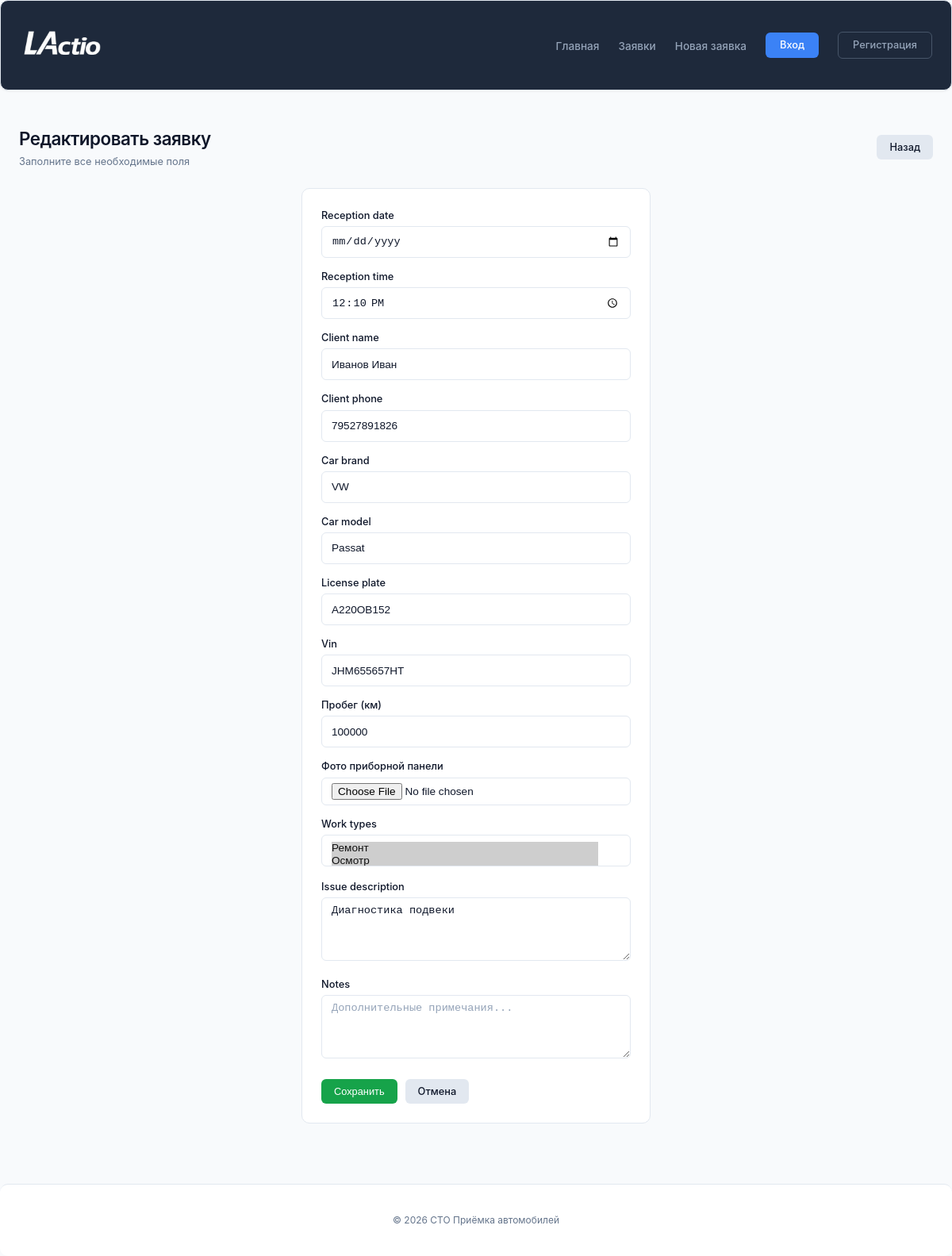
/requests/13/edit/, run on the app's committed database.
### service_reception/models.py (models this page shows, shortened)
class RepairRequest(models.Model):
    STATUS_CHOICES = [
        ('draft', 'Черновик'),
        ('active', 'Активна'),
        ('completed', 'Завершена'),
        ('cancelled', 'Отменена'),
    ]
    request_number = models.CharField(max_length=20, unique=True, editable=False)
    receptionist = models.ForeignKey(User, on_delete=models.CASCADE)
    reception_date = models.DateField()
    reception_time = models.TimeField()
    client_name = models.CharField(max_length=200)
    client_phone = models.CharField(max_length=20)
    car_brand = models.CharField(max_length=100)
    car_model = models.CharField(max_length=100)
    license_plate = models.CharField(max_length=20, blank=True)
    vin = models.CharField(max_length=17, blank=True)
    work_types = models.ManyToManyField('WorkType', blank=True)
    issue_description = models.TextField()
    notes = models.TextField(blank=True)
    dashboard_photo = models.ImageField(
        upload_to='dashboard/',
        blank=True,
        null=True,
        verbose_name='Фото приборной панели'
    )
    mileage = models.IntegerField(
        null=True,
        blank=True,
        verbose_name='Пробег (км)'
    )
    status = models.CharField(max_length=20, choices=STATUS_CHOICES, default='draft')
    started_at = models.DateTimeField(null=True, blank=True, verbose_name="Время начала")
    completed_at = models.DateTimeField(null=True, blank=True, verbose_name="Время завершения")
    time_spent = models.DurationField(null=True, blank=True, verbose_name="Затраченное время")

### service_reception/views.py (the view)
# urls.py: path('requests/<int:pk>/edit/', views.request_update, name='request_update'),
def request_update(request, pk):
    repair_request = get_object_or_404(RepairRequest, pk=pk)
    if request.method == 'POST':
        form = RepairRequestForm(request.POST, request.FILES, instance=repair_request)
        if form.is_valid():
            repair_request = form.save()
            messages.success(request, f'Заявка "{repair_request.request_number}" успешно обновлена!')
            return redirect('service_reception:request_detail', pk=repair_request.pk)
    else:
        form = RepairRequestForm(instance=repair_request)
    return render(request, 'reception/request_form.html', {'form': form, 'title': 'Редактировать заявку'})

### service_reception/models.py (called while the page is built)
    def __str__(self):
        return self.name

### service_reception/templates/reception/request_form.html (shortened to what this page needs)
{% extends 'reception/base.html' %}
{% load static %}
{% block content %}
<div class="page_header">
    <div>
        <div class="title">{{ title }}</div>
        <div class="subtitle">Заполните все необходимые поля</div>
    </div>
    <div class="actions">
        <a href="{% url 'service_reception:request_list' %}" class="btn btn_secondary">Назад</a>
    </div>
</div>
<div class="form_wrapper">
    <div class="form_container">
        <div class="card" style="padding: 24px;">
            <form method="post" enctype="multipart/form-data">
                {% for field in form %}
                <div class="form_field">
                    <label>{{ field.label }}</label>
                    {{ field }}
                </div>
                {% endfor %}
                <div style="display: flex; gap: 10px; margin-top: 20px; flex-wrap: wrap;">
                    <button type="submit" class="btn btn_success">Сохранить</button>
                    <a href="{% url 'service_reception:request_list' %}" class="btn btn_secondary">Отмена</a>
                </div>
            </form>
        </div>
    </div>
</div>
{% endblock %}

### service_reception/static/css/style.css (style rules this page uses)
:root { --primary: #3b82f6; --primary-dark: #2563eb; --primary-light: #93bbfc; --bg: #f1f5f9; --surface: #ffffff; --text: #0f172a; --text-secondary: #64748b; --border: #e2e8f0; --shadow: 0 1px 3px rgba(0,0,0,0.06), 0 1px 2px rgba(0,0,0,0.04); --shadow-hover: 0 10px 30px rgba(0,0,0,0.08); --radius: 12px; --radius-sm: 8px; --transition: all 0.2s cubic-bezier(0.4, 0, 0.2, 1); }
* { box-sizing: border-box; margin: 0; padding: 0; }
body { background: var(--bg); font-family: 'Inter', -apple-system, BlinkMacSystemFont, 'Segoe UI', Roboto, sans-serif; color: var(--text); line-height: 1.5; }
.btn { padding: 8px 18px; border-radius: var(--radius-sm); border: none; font-size: 0.8rem; font-weight: 600; cursor: pointer; text-decoration: none; display: inline-flex; align-items: center; gap: 6px; transition: var(--transition); }
.btn_success { background: #10b981; color: white; }
.btn_secondary { background: var(--border); color: var(--text); }
.page_header { display: flex; justify-content: space-between; align-items: flex-start; margin-bottom: 24px; flex-wrap: wrap; gap: 12px; }
.page_header .title { font-size: 1.6rem; font-weight: 700; color: var(--text); letter-spacing: -0.5px; }
.page_header .subtitle { font-size: 0.8rem; color: var(--text-secondary); margin-top: 4px; display: flex; align-items: center; gap: 12px; flex-wrap: wrap; }
.page_header .actions { display: flex; gap: 8px; flex-wrap: wrap; }
.form_field { margin-bottom: 14px; }
.form_field label { display: block; font-size: 0.75rem; font-weight: 500; color: var(--text); margin-bottom: 4px; }
.form_field input, .form_field select, .form_field textarea { width: 100%; padding: 8px 12px; border: 1px solid var(--border); border-radius: var(--radius-sm); font-size: 0.85rem; background: var(--surface); transition: var(--transition); }
html, body { height: 100%; margin: 0; }
:root { --primary: #2563eb; --primary-dark: #1d4ed8; --bg: #f8fafc; --surface: #ffffff; --text: #0f172a; --text-secondary: #64748b; --border: #e2e8f0; --radius: 10px; --radius-sm: 6px; --shadow: 0 1px 3px rgba(0,0,0,0.06); }
body { background: var(--bg); font-family: -apple-system, BlinkMacSystemFont, 'Segoe UI', Roboto, sans-serif; color: var(--text); line-height: 1.5; }
.btn { padding: 6px 16px; border-radius: var(--radius-sm); border: none; font-size: 0.8rem; font-weight: 500; cursor: pointer; text-decoration: none; display: inline-block; transition: 0.2s; }
.btn_success { background: #16a34a; color: white; }
.page_header { display: flex; justify-content: space-between; align-items: center; margin-bottom: 24px; flex-wrap: wrap; gap: 12px; }
.page_header .title { font-size: 1.4rem; font-weight: 600; color: var(--text); }
.page_header .subtitle { font-size: 0.8rem; color: var(--text-secondary); margin-top: 2px; }
.page_header .actions { display: flex; gap: 8px; }
.card { background: var(--surface); border-radius: var(--radius); padding: 16px 20px; border: 1px solid var(--border); margin-bottom: 16px; }
.form_wrapper { display: flex; justify-content: center; min-height: 60vh; align-items: center; }
.form_container { max-width: 440px; width: 100%; }
.form_field label { display: block; font-size: 0.8rem; font-weight: 500; margin-bottom: 4px; }
.form_field input, .form_field select, .form_field textarea { width: 100%; padding: 8px 12px; border: 1px solid var(--border); border-radius: var(--radius-sm); font-size: 0.85rem; background: var(--surface); }
.form-control { padding: 8px 14px; border: 1px solid var(--border); border-radius: 10px; font-size: 0.85rem; background: var(--surface); transition: 0.2s; width: 100%; height: 40px; color: var(--text); }
.form-control::placeholder { color: #94a3b8; }
select.form-control { appearance: none; background-repeat: no-repeat; background-position: right 14px center; padding-right: 40px; cursor: pointer; }
textarea.form-control { height: auto; min-height: 80px; resize: vertical; }
input[type="date"].form-control { min-width: 150px; }
input[type="file"].form-control { padding: 6px 12px; height: auto; }

### data on the page
RepairRequest: form "12:10:00" "Иванов Иван" "79527891826" "VW" "Passat" "A220OB152" "JHM655657HT" "100000" "Диагностика подвеки"

### other printed values
{{ title }} "Редактировать заявку"
{{ field.label }} "Reception date" "Reception time" "Client name" "Client phone" "Car brand" "Car model" "License plate" "Vin" "Пробег (км)" "Фото приборной панели" "Work types" "Issue description" "Notes"
